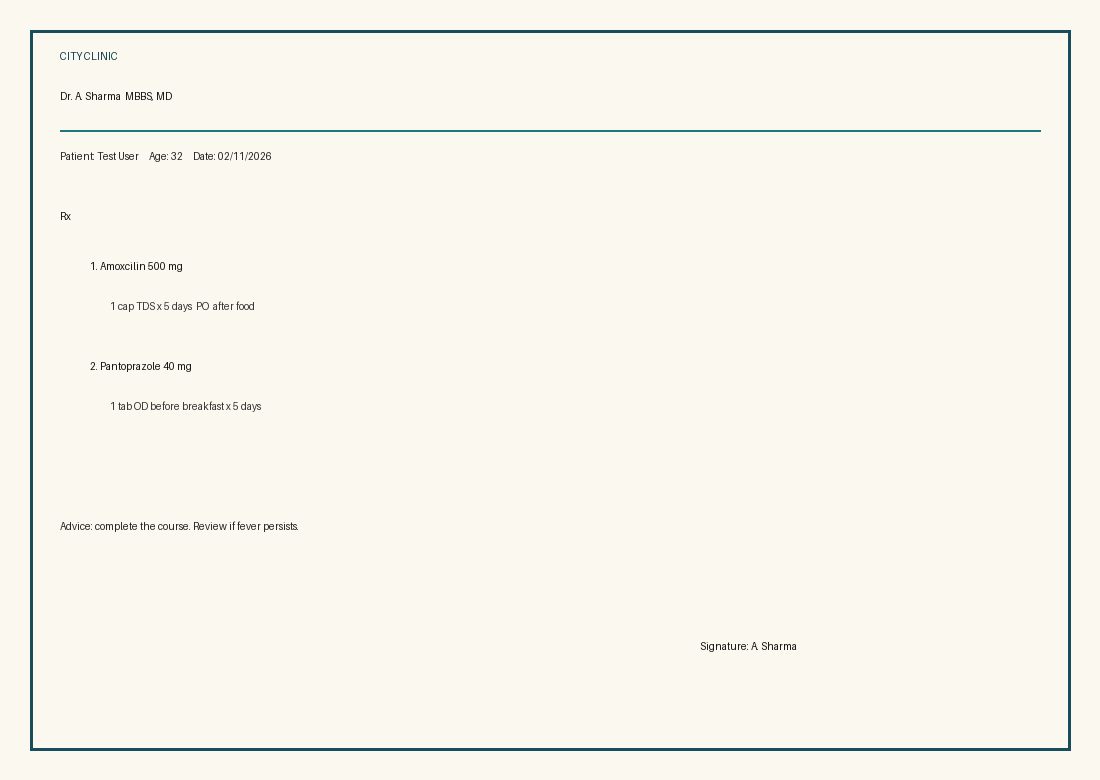
#> input picture Prescription/data/sample_prescription.png, 1100 x 780 px
$ python -i preprocessing.py   (imports and definitions only)
#> lines starting #> are read from the running program, lines starting #| are printed output that depends on the picture; after the words box and inside, x2 and y2 are one past the last pixel; in counts of white or black regions, pixels touching at a corner belong together
"""Gentle image preprocessing for handwritten prescriptions.

The goal is readability, not a binary stamp. Heavy thresholding can wipe out
thin handwriting, so the image sent to Gemini is deskewed while preserving color
and handwriting stroke subtleties. Adaptive thresholding is kept as a preview for humans.
"""

from __future__ import annotations

from dataclasses import dataclass

import cv2
import numpy as np
from PIL import Image


@dataclass
class PreprocessResult:
    original_bgr: np.ndarray
    grayscale: np.ndarray
    clahe: np.ndarray
    deskewed: np.ndarray
    thresholded: np.ndarray
    model_input: np.ndarray
    skew_angle: float


def pil_to_bgr(image: Image.Image) -> np.ndarray:
    rgb = np.array(image.convert("RGB"))
    return cv2.cvtColor(rgb, cv2.COLOR_RGB2BGR)


def bgr_to_pil(image_bgr: np.ndarray) -> Image.Image:
    rgb = cv2.cvtColor(image_bgr, cv2.COLOR_BGR2RGB)
    return Image.fromarray(rgb)


def to_grayscale(image_bgr: np.ndarray) -> np.ndarray:
    return cv2.cvtColor(image_bgr, cv2.COLOR_BGR2GRAY)


def apply_clahe(gray: np.ndarray, clip_limit: float = 2.0) -> np.ndarray:
    clahe = cv2.createCLAHE(clipLimit=clip_limit, tileGridSize=(8, 8))
    return clahe.apply(gray)


def _estimate_skew_angle(gray: np.ndarray) -> float:
    """Estimate rotation using a light binary mask of dark ink."""
    blurred = cv2.GaussianBlur(gray, (3, 3), 0)
    binary = cv2.threshold(blurred, 0, 255, cv2.THRESH_BINARY_INV + cv2.THRESH_OTSU)[1]
    coords = np.column_stack(np.where(binary > 0))
    if len(coords) < 50:
        return 0.0
    rectangle = cv2.minAreaRect(coords.astype(np.float32))
    angle = rectangle[-1]
    if angle < -45:
        angle = -(90 + angle)
    else:
        angle = -angle
    if abs(angle) > 15:
        return 0.0
    return float(angle)


def deskew(gray: np.ndarray) -> tuple[np.ndarray, float]:
    angle = _estimate_skew_angle(gray)
    if abs(angle) < 0.3:
        return gray, 0.0
    height, width = gray.shape[:2]
    center = (width // 2, height // 2)
    matrix = cv2.getRotationMatrix2D(center, angle, 1.0)
    rotated = cv2.warpAffine(
        gray,
        matrix,
        (width, height),
        flags=cv2.INTER_CUBIC,
        borderMode=cv2.BORDER_REPLICATE,
    )
    return rotated, angle


def rotate_bgr(image_bgr: np.ndarray, angle: float) -> np.ndarray:
    if abs(angle) < 0.3:
        return image_bgr
    height, width = image_bgr.shape[:2]
    center = (width // 2, height // 2)
    matrix = cv2.getRotationMatrix2D(center, angle, 1.0)
    return cv2.warpAffine(
        image_bgr,
        matrix,
        (width, height),
        flags=cv2.INTER_CUBIC,
        borderMode=cv2.BORDER_REPLICATE,
    )


def adaptive_threshold(gray: np.ndarray) -> np.ndarray:
    blurred = cv2.GaussianBlur(gray, (3, 3), 0)
    return cv2.adaptiveThreshold(
        blurred,
        255,
        cv2.ADAPTIVE_THRESH_GAUSSIAN_C,
        cv2.THRESH_BINARY,
        31,
        10,
    )


def preprocess_prescription(image: Image.Image) -> PreprocessResult:
    original_bgr = pil_to_bgr(image)
    grayscale = to_grayscale(original_bgr)
    clahe = apply_clahe(grayscale)
    deskewed, angle = deskew(clahe)
    thresholded = adaptive_threshold(deskewed)
    model_input = rotate_bgr(original_bgr, angle)
    return PreprocessResult(
        original_bgr=original_bgr,
        grayscale=grayscale,
        clahe=clahe,
        deskewed=deskewed,
        thresholded=thresholded,
        model_input=model_input,
        skew_angle=angle,
    )

>>> from PIL import Image
>>> picture = Image.open('../data/sample_prescription.png')
#> picture is the input picture: PIL image 1100x780 RGB; mean R, G, B 247, 244.9, 236.3
>>> result = preprocess_prescription(picture)
#> in _estimate_skew_angle, `binary = cv2.threshold(blurred, 0, 255, cv2.THRESH_BINARY_INV + cv2.TH..`:
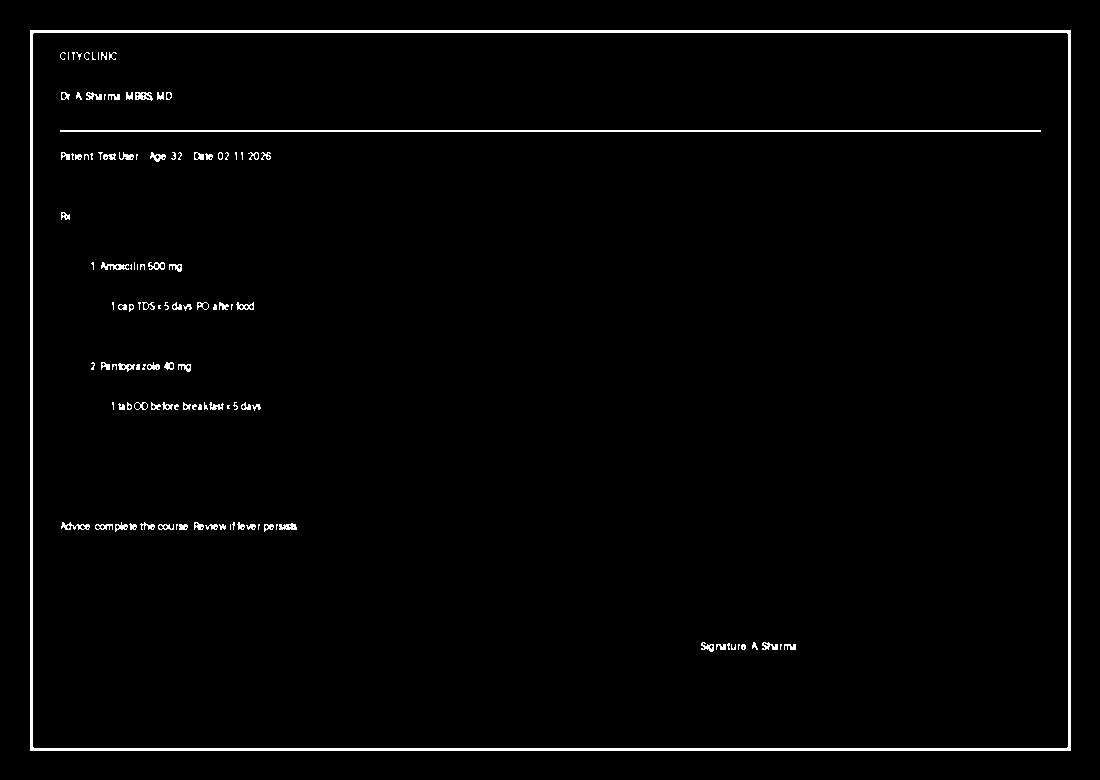
#> binary: shape (780, 1100); 1.9% white; 117 white regions (45 under 20 px), largest, box (x1, y1, x2, y2) and area: (30, 30, 1071, 751) 10540, (60, 130, 1041, 132) 1962, (101, 262, 129, 270) 114
#> in _estimate_skew_angle, `coords = np.column_stack(np.where(binary > 0))`: coords = 16423 pairs, first value 30 to 750, second value 30 to 1070
#> in _estimate_skew_angle, `rectangle = cv2.minAreaRect(coords.astype(np.float32))`: rectangle = ((390, 550), (1040, 720), -90)
#> in _estimate_skew_angle, `angle = rectangle[-1]`: angle = -90
#> in _estimate_skew_angle, `angle = -(90 + angle)`: angle = 0
#> in adaptive_threshold, `return cv2.adaptiveThreshold( blurred, 255, cv2.ADAPTIVE_THRESH_GAUSSI..`:
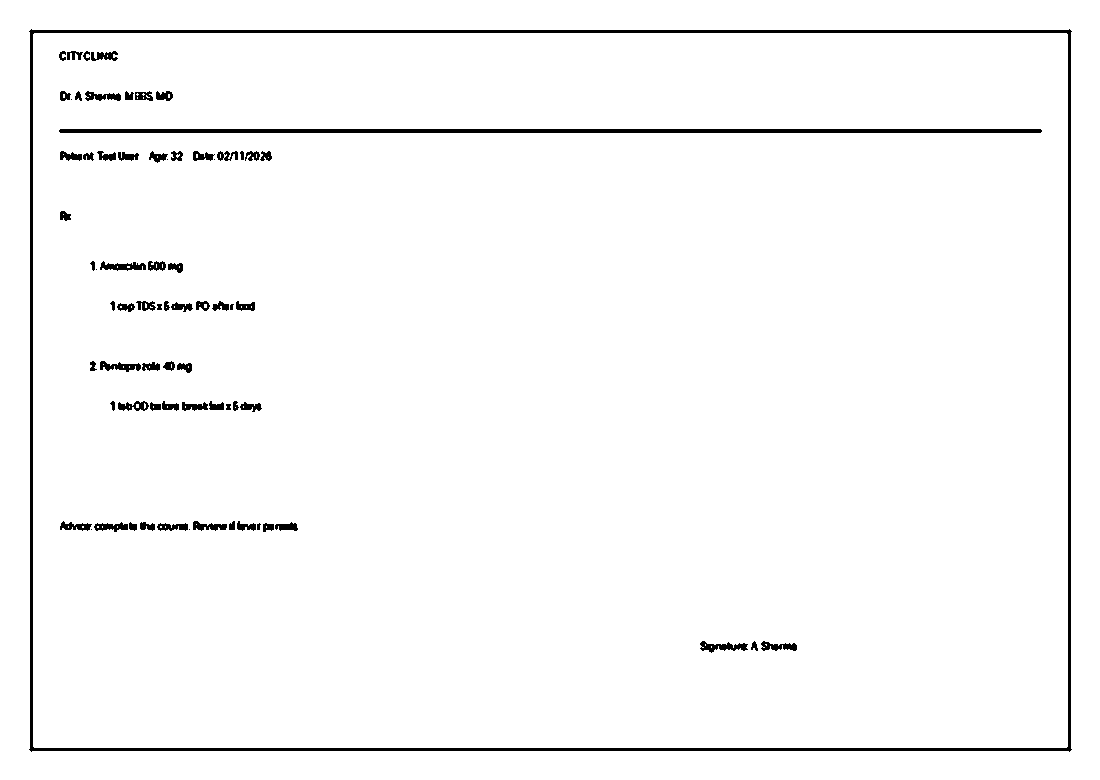
#> returned value: shape (780, 1100); 97.5% white; 72 black regions (7 under 20 px), largest, box (x1, y1, x2, y2) and area: (29, 29, 1072, 752) 10548, (59, 129, 1042, 133) 3928, (700, 641, 748, 653) 285
